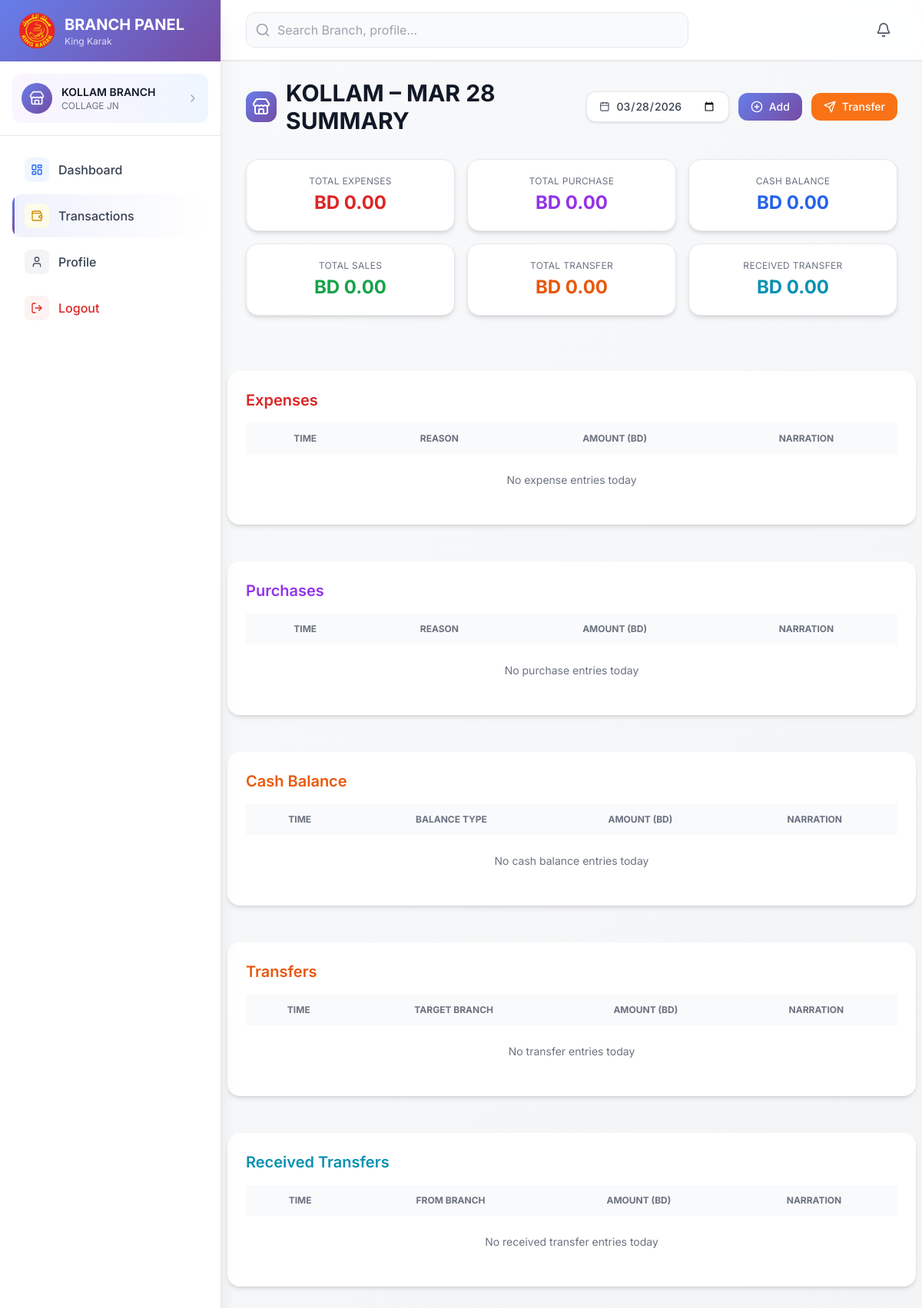
Before: /branch/expense-entry/list/ (signed in) with the older database file.
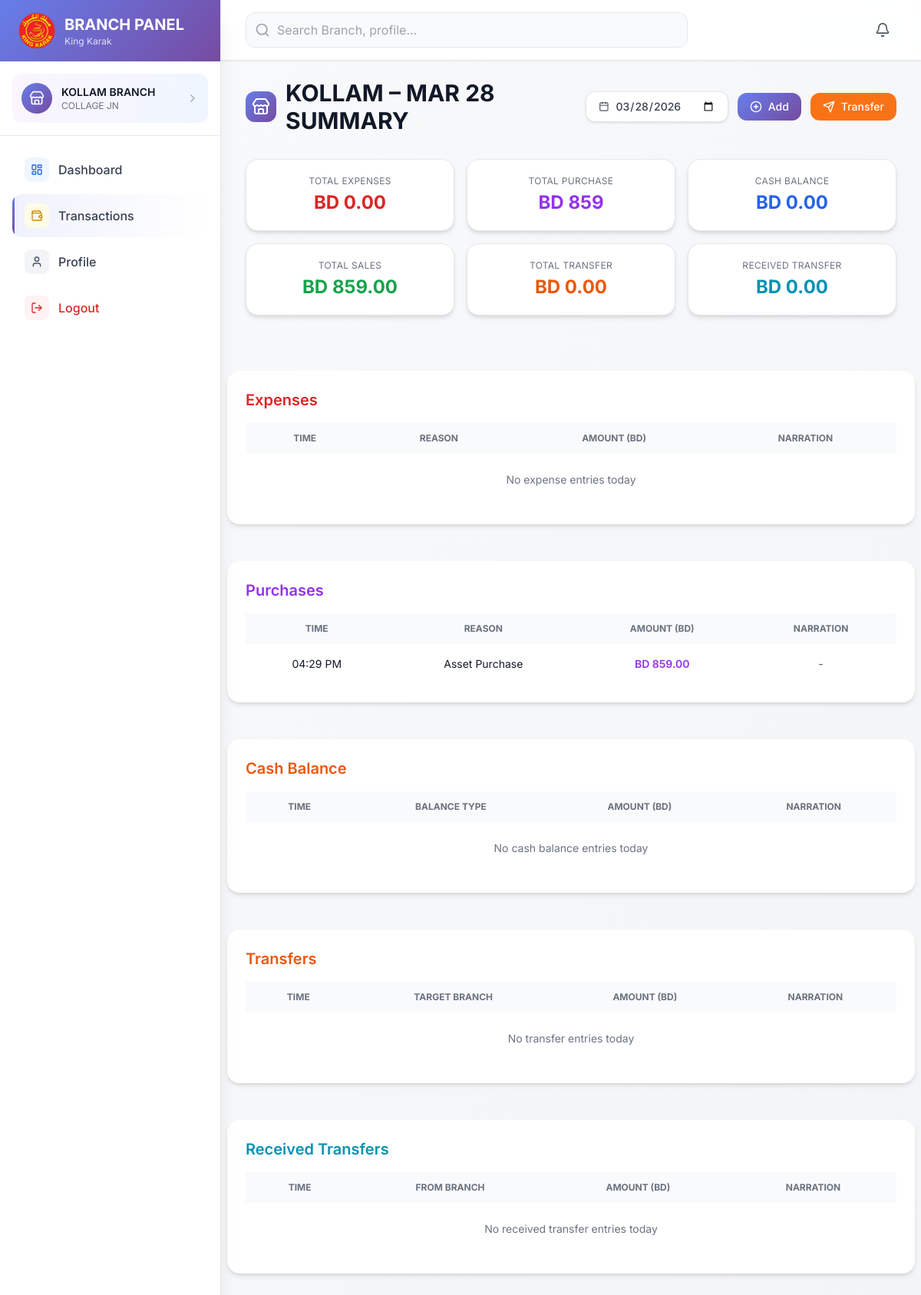
After: the same page with the newer database file.
### app/models.py (models this page shows, shortened)
class Transaction(models.Model):
    PURCHASE_CATEGORY_CHOICES = (
        ("RAW", "Raw Material"),
        ("ASSET", "Asset Purchase"),
        ("INVENTORY", "Inventory"),
        ('OTHER', 'Other'),
    )
    EXPENSE_CATEGORY_CHOICES = (
        ("RENT", "Rent"),
        ("SALARY", "Salary"),
        ("UTILITY", "Utility"),
        ("MARKETING", "Marketing"),
        ('OTHER', 'Other'),
    )
    CASHBALANCE_CATEGORY_CHOICES = (
        ("OPENING", "Opening Balance"),
        ("CLOSING", "Closing Balance"),
        ('OTHER', 'Other'),
    )
    TRANSACTION_TYPE_CHOICES = (
        ("SALE", "Sales"),
        ("PURCHASE", "Purchase"),
        ("EXPENSE", "Expense"),
        ("CASHBALANCE", "Cash Balance"),
        ("TRANSFER", "Transfer"),
    )
    branch = models.ForeignKey(
        Branch, on_delete=models.CASCADE, related_name="transactions"
    )
    target_branch = models.ForeignKey(
        Branch, on_delete=models.SET_NULL, null=True, blank=True, related_name="received_transfers"
    )
    transaction_type = models.CharField(max_length=12, choices=TRANSACTION_TYPE_CHOICES
    )
    purchase_category = models.CharField(max_length=30, choices=PURCHASE_CATEGORY_CHOICES,null=True,blank=True
    )
    expense_category = models.CharField(max_length=30, choices=EXPENSE_CATEGORY_CHOICES,null=True,blank=True
    )
    cashbalance_category = models.CharField(max_length=30, choices=CASHBALANCE_CATEGORY_CHOICES,null=True,blank=True
    )
    amount = models.DecimalField(max_digits=10, decimal_places=2)
    description = models.TextField(null=True, blank=True)
    created_on = models.DateTimeField(default=timezone.now)

### app/views.py (the view, shortened to what this page needs)
# urls.py: path('branch/expense-entry/list/', views.branch_expense_sales_list, name='branch_expense_sales_list'),
@login_required(login_url="login")
def branch_expense_sales_list(request):
    try:
        branch = request.user.branch_account
    except Branch.DoesNotExist:
        messages.error(request, "You do not have a branch assigned.")
        return redirect("branch_dashboard")
    today = timezone.localdate()
    selected_date_str = request.GET.get("date")
    if selected_date_str:
        try:
            from datetime import datetime as dt
            selected_date = dt.strptime(selected_date_str, "%Y-%m-%d").date()
        except (ValueError, TypeError):
            selected_date = today
    else:
        selected_date = today
    start_of_day = timezone.make_aware(datetime.combine(selected_date, time.min))
    end_of_day = timezone.make_aware(datetime.combine(selected_date, time.max))
    transactions = branch.transactions.filter(
        created_on__gte=start_of_day, created_on__lte=end_of_day
    ).order_by("-created_on")
    sales_transactions = transactions.filter(transaction_type="SALE")
    expense_transactions = transactions.filter(transaction_type="EXPENSE")
    purchase_transactions = transactions.filter(transaction_type="PURCHASE")
    cashbalance_transactions = transactions.filter(transaction_type="CASHBALANCE")
    transfer_transactions = transactions.filter(transaction_type="TRANSFER")
    totals = transactions.aggregate(
        total_expense=Sum(
            Case(
                When(transaction_type="EXPENSE", then="amount"),
                default=Decimal("0.00"),
                output_field=DecimalField()
            )
        ),
        total_purchase=Sum(
            Case(
                When(transaction_type="PURCHASE", then="amount"),
                default=Decimal("0.00"),
                output_field=DecimalField()
            )
        ),
        total_cashbalance=Sum(
            Case(
                When(transaction_type="CASHBALANCE", then="amount"),
                default=Decimal("0.00"),
                output_field=DecimalField()
            )
        ),
        total_transfer=Sum(
            Case(
                When(transaction_type="TRANSFER", then="amount"),
                default=Decimal("0.00"),
                output_field=DecimalField()
            )
        ),
    )
    total_expense = totals["total_expense"] or Decimal("0.00")
    total_purchase = totals["total_purchase"] or Decimal("0.00")
    total_cashbalance = totals["total_cashbalance"] or Decimal("0.00")
    total_transfer = totals["total_transfer"] or Decimal("0.00")
    received_transfers_raw = sales_transactions.filter(description__startswith="Transfer from")
    total_received_transfer = received_transfers_raw.aggregate(
        total=Sum("amount", default=Decimal("0.00"))
    )["total"] or Decimal("0.00")
    received_transfers = []
    balance_total = total_purchase + total_expense + total_cashbalance
    context = {
        "branch": branch,
        "today": today,
        "selected_date": selected_date,
        "sales_transactions": sales_transactions,
        "expense_transactions": expense_transactions,
        "purchase_transactions": purchase_transactions,
        "cashbalance_transactions": cashbalance_transactions,
        "transfer_transactions": transfer_transactions,
        "received_transfers": received_transfers,
        "total_expense": total_expense,
        "total_purchase": total_purchase,
        "total_cashbalance": total_cashbalance,
        "total_transfer": total_transfer,
        "total_received_transfer": total_received_transfer,
        "balance_total": balance_total,
    }
    return render(request, "branch/branch_expense_sales.html", context)

### app/templates/branch/branch_expense_sales.html (shortened to what the changed rows need)
{% extends "branchbase.html" %}
{% load humanize %}
{% block content %}
<div class="space-y-8">
    <div class="flex flex-col gap-4 sm:flex-row sm:items-center sm:justify-between">
        <h1
            class="text-xl sm:text-3xl font-bold text-gray-900 flex items-center gap-3 uppercase text-center sm:text-left">
            <div class="w-10 h-10 rounded-xl gradient-primary flex items-center justify-center shrink-0">
                <i data-lucide="store" class="w-6 h-6 text-white"></i>
            </div>
            <span class="break-words">
                {{ branch.name }} – {{ selected_date|date:"M d" }} Summary
            </span>
        </h1>
    </div>
    <div class="grid grid-cols-2 sm:grid-cols-3 gap-4">
        <div class="bg-white p-5 rounded-2xl shadow-md hover:shadow-lg transition text-center border">
            <h3 class="text-xs uppercase tracking-wide text-gray-500">Total Purchase</h3>
            <p class="mt-1 text-2xl font-bold text-purple-600">
                BD {{ total_purchase|intcomma }}
            </p>
        </div>
        <div class="bg-white p-5 rounded-2xl shadow-md hover:shadow-lg transition text-center border">
            <h3 class="text-xs uppercase tracking-wide text-gray-500">Total Sales</h3>
            <p class="mt-1 text-2xl font-bold text-green-600">
                BD {{ balance_total|intcomma }}
            </p>
        </div>
    </div>
</div>
</div>
<div class="bg-white rounded-2xl p-6 mx-2 my-12 shadow-md">
    <h2 class="text-xl font-semibold mb-4 text-red-600">Expenses</h2>
    <div class="overflow-x-auto">
        <table class="min-w-full border-collapse">
            <thead class="bg-gray-50">
                <tr class="text-xs uppercase text-gray-500">
                    <th class="px-6 py-3 text-center">Time</th>
                    <th class="px-6 py-3 text-center">Reason</th>
                    <th class="px-6 py-3 text-center">Amount (BD)</th>
                    <th class="px-6 py-3 text-center">Narration</th>
                </tr>
            </thead>
        </table>
    </div>
</div>
<div class="bg-white rounded-2xl p-6 mx-2 mb-12 shadow-md">
    <h2 class="text-xl font-semibold mb-4 text-purple-600">Purchases</h2>
    <div class="overflow-x-auto">
        <table class="min-w-full border-collapse">
            <thead class="bg-gray-50">
                <tr class="text-xs uppercase text-gray-500">
                    <th class="px-6 py-3 text-center">Time</th>
                    <th class="px-6 py-3 text-center">Reason</th>
                    <th class="px-6 py-3 text-center">Amount (BD)</th>
                    <th class="px-6 py-3 text-center">Narration</th>
                </tr>
            </thead>
            <tbody class="divide-y text-sm">
                {% for t in purchase_transactions %}
                <tr class="hover:bg-gray-50">
                    <td class="px-6 py-4 text-center whitespace-nowrap">
                        {{ t.created_on|date:"h:i A" }}
                    </td>
                    <td class="px-6 py-4 text-center">
                        {{ t.get_purchase_category_display }}
                    </td>
                    <td class="px-6 py-4 text-center font-semibold text-purple-600 whitespace-nowrap">
                        BD {{ t.amount|floatformat:2|intcomma }}
                    </td>
                    <td class="px-6 py-4 text-center text-gray-600">
                        {{ t.description|default:"-" }}
                    </td>
                </tr>
                {% empty %}
                <tr>
                    <td colspan="4" class="py-6 text-center text-gray-500">
                        No purchase entries today
                    </td>
                </tr>
                {% endfor %}
            </tbody>
        </table>
    </div>
</div>
<div class="bg-white rounded-2xl p-6 mx-2 mb-12 shadow-md">
    <h2 class="text-xl font-semibold mb-4 text-orange-600">Cash Balance</h2>
    <div class="overflow-x-auto">
        <table class="min-w-full border-collapse">
            <thead class="bg-gray-50">
                <tr class="text-xs uppercase text-gray-500">
                    <th class="px-6 py-3 text-center">Time</th>
                    <th class="px-6 py-3 text-center">Balance Type</th>
                    <th class="px-6 py-3 text-center">Amount (BD)</th>
                    <th class="px-6 py-3 text-center">Narration</th>
                </tr>
            </thead>
        </table>
    </div>
</div>
<div class="bg-white rounded-2xl p-6 mx-2 mb-12 shadow-md">
    <h2 class="text-xl font-semibold mb-4 text-orange-600">Transfers</h2>
    <div class="overflow-x-auto">
        <table class="min-w-full border-collapse">
            <thead class="bg-gray-50">
                <tr class="text-xs uppercase text-gray-500">
                    <th class="px-6 py-3 text-center">Time</th>
                    <th class="px-6 py-3 text-center">Target Branch</th>
                    <th class="px-6 py-3 text-center">Amount (BD)</th>
                    <th class="px-6 py-3 text-center">Narration</th>
                </tr>
            </thead>
        </table>
    </div>
</div>
<div class="bg-white rounded-2xl p-6 mx-2 mb-12 shadow-md">
    <h2 class="text-xl font-semibold mb-4 text-cyan-600">Received Transfers</h2>
    <div class="overflow-x-auto">
        <table class="min-w-full border-collapse">
            <thead class="bg-gray-50">
                <tr class="text-xs uppercase text-gray-500">
                    <th class="px-6 py-3 text-center">Time</th>
                    <th class="px-6 py-3 text-center">From Branch</th>
                    <th class="px-6 py-3 text-center">Amount (BD)</th>
                    <th class="px-6 py-3 text-center">Narration</th>
                </tr>
            </thead>
        </table>
    </div>
</div>
{% endblock %}

Changed rows visible on the page:
added Transaction: created_on "04:29 PM", purchase_category "Asset Purchase", amount "859.00", description "-"
Other visible differences:
{{ total_purchase|intcomma }}: "0.00" → "859"
{{ balance_total|intcomma }}: "0.00" → "859.00"
text no longer shown: "No purchase entries today"
